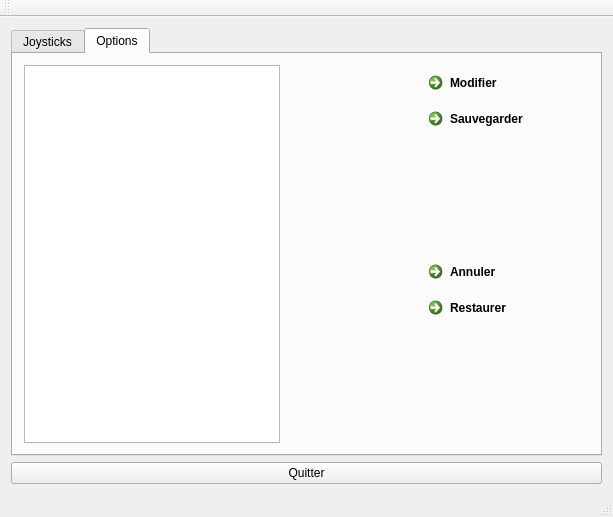
<?xml version="1.0" encoding="UTF-8"?>
<ui version="4.0">
 <class>Principale</class>
 <widget class="QMainWindow" name="Principale">
  <property name="geometry">
   <rect>
    <x>0</x>
    <y>0</y>
    <width>613</width>
    <height>517</height>
   </rect>
  </property>
  <property name="windowTitle">
   <string>Principale</string>
  </property>
  <widget class="QWidget" name="centralWidget">
   <layout class="QVBoxLayout" name="verticalLayout_3">
    <item>
     <widget class="QTabWidget" name="tabWidget">
      <property name="currentIndex">
       <number>1</number>
      </property>
      <widget class="QWidget" name="tab_normal">
       <attribute name="title">
        <string>Joysticks</string>
       </attribute>
       <layout class="QVBoxLayout" name="verticalLayout_4">
        <item>
         <widget class="QPushButton" name="init_sdl">
          <property name="text">
           <string>Rafraîchir l'affichage des joysticks</string>
          </property>
         </widget>
        </item>
        <item>
         <layout class="QHBoxLayout" name="horizontalLayout">
          <item>
           <layout class="QVBoxLayout" name="verticalLayout">
            <item>
             <widget class="QLabel" name="label">
              <property name="text">
               <string>Joysticks Détectés </string>
              </property>
             </widget>
            </item>
            <item>
             <widget class="QListView" name="liste_joysticks"/>
            </item>
           </layout>
          </item>
          <item>
           <layout class="QVBoxLayout" name="verticalLayout_2">
            <item>
             <widget class="QLabel" name="label_2">
              <property name="text">
               <string>Caracteristiques</string>
              </property>
             </widget>
            </item>
            <item>
             <widget class="QListView" name="liste_carac_joysticks"/>
            </item>
           </layout>
          </item>
         </layout>
        </item>
        <item>
         <widget class="QPushButton" name="selec_joystick">
          <property name="text">
           <string>Sélectionner ce joystick</string>
          </property>
         </widget>
        </item>
       </layout>
      </widget>
      <widget class="QWidget" name="tab_options">
       <attribute name="title">
        <string>Options</string>
       </attribute>
       <layout class="QHBoxLayout" name="horizontalLayout_2">
        <item>
         <widget class="QTableWidget" name="tableWidget">
          <property name="sizePolicy">
           <sizepolicy hsizetype="Maximum" vsizetype="Expanding">
            <horstretch>0</horstretch>
            <verstretch>0</verstretch>
           </sizepolicy>
          </property>
         </widget>
        </item>
        <item>
         <spacer name="horizontalSpacer">
          <property name="orientation">
           <enum>Qt::Horizontal</enum>
          </property>
          <property name="sizeHint" stdset="0">
           <size>
            <width>40</width>
            <height>20</height>
           </size>
          </property>
         </spacer>
        </item>
        <item>
         <layout class="QVBoxLayout" name="verticalLayout_5" stretch="0,0,0,0,0,0">
          <property name="spacing">
           <number>0</number>
          </property>
          <property name="sizeConstraint">
           <enum>QLayout::SetMinimumSize</enum>
          </property>
          <property name="topMargin">
           <number>0</number>
          </property>
          <item>
           <widget class="QCommandLinkButton" name="commandLinkButton_3">
            <property name="text">
             <string>Modifier</string>
            </property>
           </widget>
          </item>
          <item>
           <widget class="QCommandLinkButton" name="commandLinkButton">
            <property name="text">
             <string>Sauvegarder</string>
            </property>
           </widget>
          </item>
          <item>
           <spacer name="verticalSpacer_2">
            <property name="orientation">
             <enum>Qt::Vertical</enum>
            </property>
            <property name="sizeHint" stdset="0">
             <size>
              <width>20</width>
              <height>40</height>
             </size>
            </property>
           </spacer>
          </item>
          <item>
           <widget class="QCommandLinkButton" name="commandLinkButton_4">
            <property name="text">
             <string>Annuler</string>
            </property>
           </widget>
          </item>
          <item>
           <widget class="QCommandLinkButton" name="commandLinkButton_2">
            <property name="sizePolicy">
             <sizepolicy hsizetype="Preferred" vsizetype="Preferred">
              <horstretch>0</horstretch>
              <verstretch>0</verstretch>
             </sizepolicy>
            </property>
            <property name="minimumSize">
             <size>
              <width>0</width>
              <height>0</height>
             </size>
            </property>
            <property name="text">
             <string>Restaurer</string>
            </property>
           </widget>
          </item>
          <item>
           <spacer name="verticalSpacer">
            <property name="orientation">
             <enum>Qt::Vertical</enum>
            </property>
            <property name="sizeHint" stdset="0">
             <size>
              <width>20</width>
              <height>40</height>
             </size>
            </property>
           </spacer>
          </item>
         </layout>
        </item>
       </layout>
      </widget>
     </widget>
    </item>
    <item>
     <widget class="QPushButton" name="quitter">
      <property name="text">
       <string>Quitter</string>
      </property>
     </widget>
    </item>
   </layout>
  </widget>
  <widget class="QMenuBar" name="menuBar">
   <property name="geometry">
    <rect>
     <x>0</x>
     <y>0</y>
     <width>613</width>
     <height>25</height>
    </rect>
   </property>
  </widget>
  <widget class="QToolBar" name="mainToolBar">
   <attribute name="toolBarArea">
    <enum>TopToolBarArea</enum>
   </attribute>
   <attribute name="toolBarBreak">
    <bool>false</bool>
   </attribute>
  </widget>
  <widget class="QStatusBar" name="statusBar"/>
 </widget>
 <layoutdefault spacing="6" margin="11"/>
 <resources/>
 <connections>
  <connection>
   <sender>init_sdl</sender>
   <signal>clicked()</signal>
   <receiver>Principale</receiver>
   <slot>initSdl()</slot>
   <hints>
    <hint type="sourcelabel">
     <x>126</x>
     <y>40</y>
    </hint>
    <hint type="destinationlabel">
     <x>607</x>
     <y>414</y>
    </hint>
   </hints>
  </connection>
  <connection>
   <sender>liste_joysticks</sender>
   <signal>clicked(QModelIndex)</signal>
   <receiver>Principale</receiver>
   <slot>recupInfoJoy(QModelIndex)</slot>
   <hints>
    <hint type="sourcelabel">
     <x>139</x>
     <y>117</y>
    </hint>
    <hint type="destinationlabel">
     <x>420</x>
     <y>70</y>
    </hint>
   </hints>
  </connection>
  <connection>
   <sender>selec_joystick</sender>
   <signal>clicked()</signal>
   <receiver>Principale</receiver>
   <slot>lanceTest()</slot>
   <hints>
    <hint type="sourcelabel">
     <x>173</x>
     <y>468</y>
    </hint>
    <hint type="destinationlabel">
     <x>163</x>
     <y>495</y>
    </hint>
   </hints>
  </connection>
  <connection>
   <sender>quitter</sender>
   <signal>clicked()</signal>
   <receiver>Principale</receiver>
   <slot>close()</slot>
   <hints>
    <hint type="sourcelabel">
     <x>305</x>
     <y>480</y>
    </hint>
    <hint type="destinationlabel">
     <x>500</x>
     <y>497</y>
    </hint>
   </hints>
  </connection>
 </connections>
 <slots>
  <slot>initSdl()</slot>
  <slot>recupInfoJoy(QModelIndex)</slot>
  <slot>lanceTest()</slot>
 </slots>
</ui>
